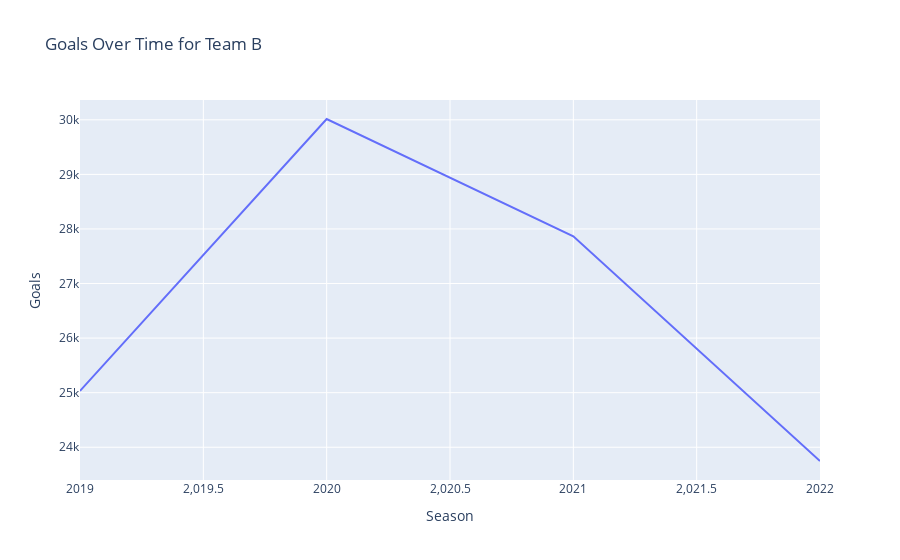

The notebook cell this image was saved under:
### Code cell
team_data = data[data['Team'] == team_with_highest_goals]
goals_over_time = team_data.groupby('Season')['Goals'].sum().reset_index()
fig3 = px.line(
    goals_over_time, 
    x='Season', 
    y='Goals', 
    title=f'Goals Over Time for {team_with_highest_goals}'
)
fig3.show()

### Figure 1 — Plotly figure (JSON) as saved in the notebook; plotly's stock layout.template omitted (floating-point values rounded to 4 significant figures)
{"data": [{"hovertemplate": "Season=%{x}<br>Goals=%{y}<extra></extra>", "legendgroup": "", "line": {"color": "#636efa", "dash": "solid"}, "marker": {"symbol": "circle"}, "mode": "lines", "name": "", "orientation": "v", "showlegend": false, "type": "scatter", "x": [2019, 2020, 2021, 2022], "xaxis": "x", "y": [25033, 30015, 27865, 23748], "yaxis": "y"}], "layout": {"legend": {"tracegroupgap": 0}, "title": {"text": "Goals Over Time for Team B"}, "xaxis": {"anchor": "y", "domain": [0, 1], "title": {"text": "Season"}}, "yaxis": {"anchor": "x", "domain": [0, 1], "title": {"text": "Goals"}}}}
